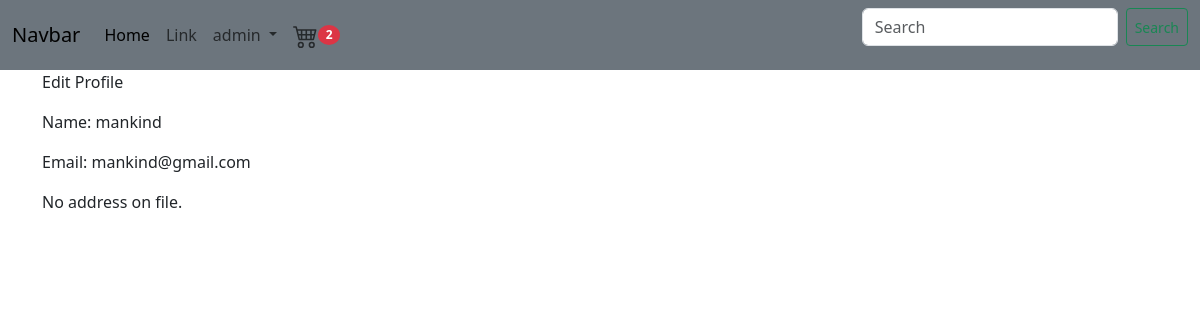
Screenshot of /5/profile/ (signed in) with the database file from the repository.
### store/models.py (models this page shows, shortened)
class Order(models.Model):
    customer = models.ForeignKey(Customer, related_name='orders', null=True, blank=True, on_delete =models.CASCADE )
    billing_address = models.ForeignKey(BillingAddress, on_delete=models.SET_NULL, blank=True, null=True, related_name='billing_address_order_set')
    date_ordered = models.DateTimeField(auto_now_add=True)
    complete = models.BooleanField(default=False, null=True, blank=False)
    transaction_id = models.UUIDField(default=uuid.uuid4, primary_key=True)
    @property
    def get_cart_items(self):
        orderitems = self.orderitem_set.all()
        total = sum([item.quantity for item in orderitems])
        return total

class OrderItem(models.Model):
    product = models.ForeignKey(Product, on_delete=models.SET_NULL, blank=True, null=True)
    order = models.ForeignKey(Order, on_delete=models.SET_NULL, blank=True, null=True)
    quantity = models.IntegerField(default=0, null=True, blank=True)
    date_added = models.DateTimeField(default=timezone.now)

class Customer(models.Model):
    user = models.OneToOneField(User, null=True, blank=True, on_delete=models.CASCADE)
    billing_address = models.ForeignKey(BillingAddress, related_name='customers', on_delete=models.CASCADE, null=True, blank=True)

### store/views.py (the view)
# urls.py: path("<str:pk>/profile/", Profile.as_view(), name="profile"),
class Profile(DetailView):
    model = Customer
    template_name = "registration/profile.html"
    context_object_name = 'customer'
    def get_context_data(self, **kwargs):
        context = super().get_context_data(**kwargs)
        if self.request.user.is_authenticated:
            order, created = Order.objects.get_or_create(customer=self.request.user.customer, complete=False)
            order_item = order.orderitem_set.all()
            context["order"] = order
            context["order_item"] = order_item
        return context

### store/templates/registration/profile.html (shortened to what this page needs)
{% extends 'base.html' %}
{% block content %}
  <div class="row">
    <div class="col">
      {% if customer %}
      <div class="col-2">
        <p><a class="dropdown-item" href="{% url 'edit_profile' customer.user.pk %}">Edit Profile</a></p>
      </div>
    <p>Name: {{ customer.user }}</p>
    <p>Email: {{ customer.user.email }}</p>
    {% if customer_address %}
    <h6>Address:</h6>
      <p>{{ customer_address.street_address }}</p>
      {% if customer_address.apartment_address %}
        <p>{{ customer_address.apartment_address }}</p>
      {% endif %}
      <p>{{ customer_address.city }}, {{ customer_address.state }} {{ customer_address.zipcode }}</p>
      <p>{{ customer_address.country }}</p>
      <p><a href="">(Edit)</a> |  <a href="">(Delete)</a></p>
    {% else %}
      <p>No address on file.</p>
    {% endif %}
    {% else %}
      <p>You are not logged in.</p>
    {% endif %}
    </div>
  </div>
{% endblock %}

### store/templates/base.html (shortened to what this page needs)
{% load static %}
{% load bootstrap5 %}
{% bootstrap_css %}
<!DOCTYPE html>
<html lang="en">
<head>
    <link rel="stylesheet" type="text/css" href="{% static 'css/store.css' %}">
</head>
<body>
    <nav class="navbar navbar-expand-lg bg-secondary">
        <div class="container-fluid">
          <a class="navbar-brand" href="/">Navbar</a>
          <div class="collapse navbar-collapse" id="navbarSupportedContent">
            <ul class="navbar-nav me-auto mb-2 mb-lg-0">
              <li class="nav-item">
                <a class="nav-link active" aria-current="page" href="/">Home</a>
              </li>
              <li class="nav-item">
                <a class="nav-link" href="#">Link</a>
              </li>
              <li class="nav-item dropdown">
                {% if user.is_authenticated%}
                  <a class="nav-link dropdown-toggle" href="#" role="button" data-bs-toggle="dropdown" aria-expanded="false">
                    {{user.username}}
                  </a>
                {% endif %}
              </li>
              <li class="nav-item">
                <a class="nav-link" href=" {% url 'cart' %} "><small class='badge bg-danger rounded-circle'id='cart-badge'>
                 {{order.get_cart_items}}
                </small></a>
              </li>
            </ul>
            <form class="d-flex" method="GET" action="{% url 'store' %}">
              <input class="form-control me-2" type="search" placeholder="Search" aria-label="Search" name="q" style='width:16rem;'>
              <button class="btn btn-sm btn-outline-success" type="submit">Search</button>
            </form>
          </div>
        </div>
    </nav>
    <div class="container">
      {% block content %}
      {% endblock content %}
    </div>
</body>
</html>

### rows the page displays
Order: get_cart_items "2"
Customer: user "mankind", user.email "mankind@gmail.com"

### other values shown
{{ user.username }} "admin"
